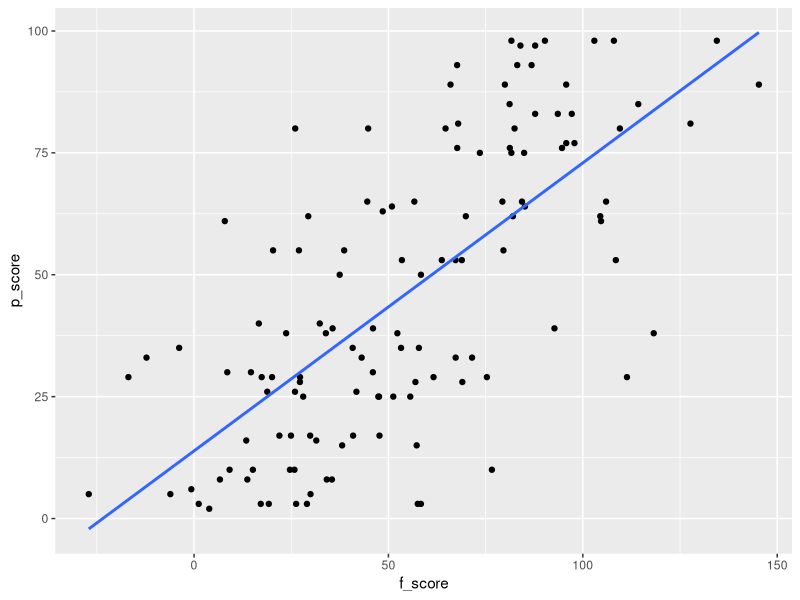
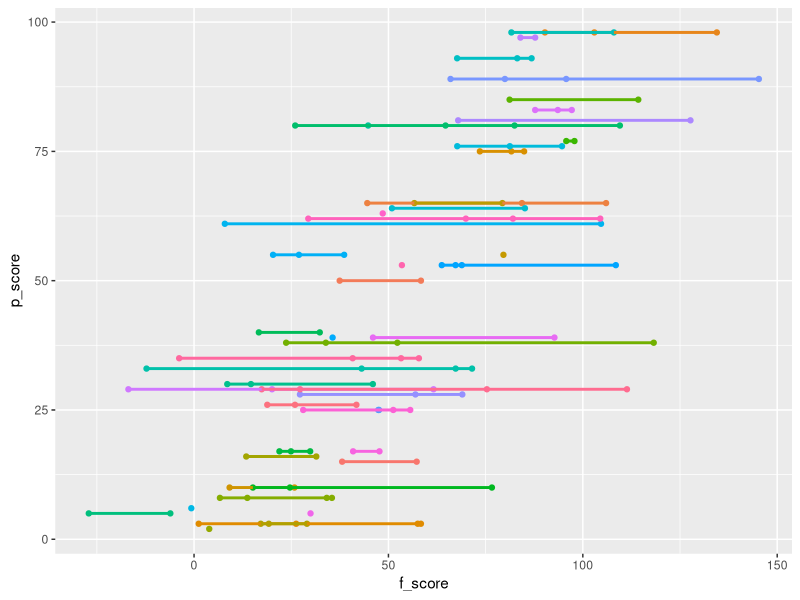
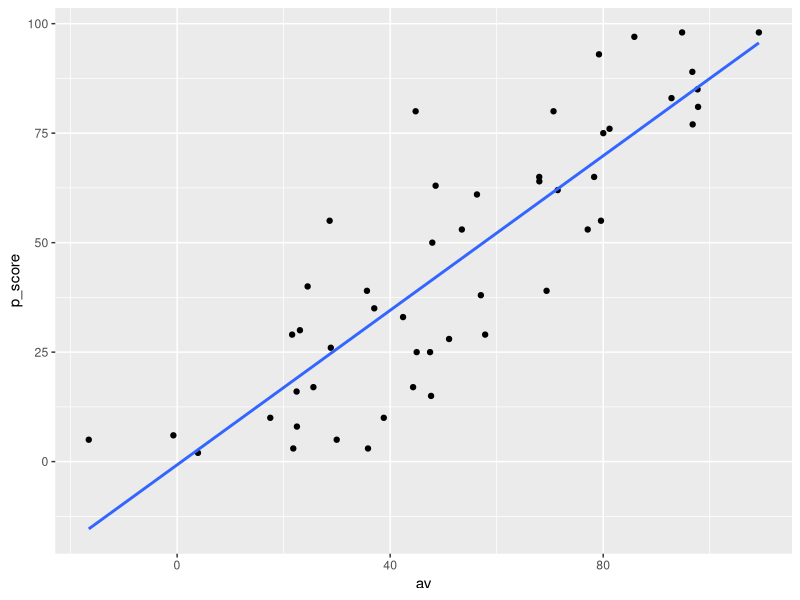

Recreate these plots in R, in order.
require(tidyverse)
tibble(
  p_id = factor(seq(1:50)),
  p_score = round(runif(50,1,100))
) %>% print -> df

nr_rels = sample(1:4,50,prob=c(0.2,0.4,0.3,0.1),replace=T)
df<-df[rep(seq_len(nrow(df)), nr_rels),]

df %>% mutate(
  f_score = p_score+rnorm(nrow(df),10,25)
) -> df
df %>% group_by(p_id) %>% mutate(rel_nr = letters[(sequence(n()))]) -> df

df %>% spread(.,rel_nr,f_score) -> df_wd

###########
#mkay, so we've now got our data in two formats, long n wide. 
#not sure which is better really..

ggplot(df,aes(x=f_score,y=p_score))+geom_point()+stat_smooth(method=lm,se=F)
lm(p_score~f_score,df) %>% summary
#no grouping by patient/family, so essentially double counting data? or is it?.. 

ggplot(df,aes(x=f_score,y=p_score,col=p_id))+geom_point()+stat_smooth(method=lm,se=F)+
  theme(legend.position = "none")

df_wd %>% rowwise() %>%
  mutate(av = mean(c(a,b,c,d),na.rm=T)) %>%
  ggplot(.,aes(x=av,y=p_score))+geom_point()+stat_smooth(method=lm,se=F)
#problem with this is that relatives are not of the same degree (e.g. child/sibling/cousin)

#a weighted average maybe?
#or a WLS regression?
